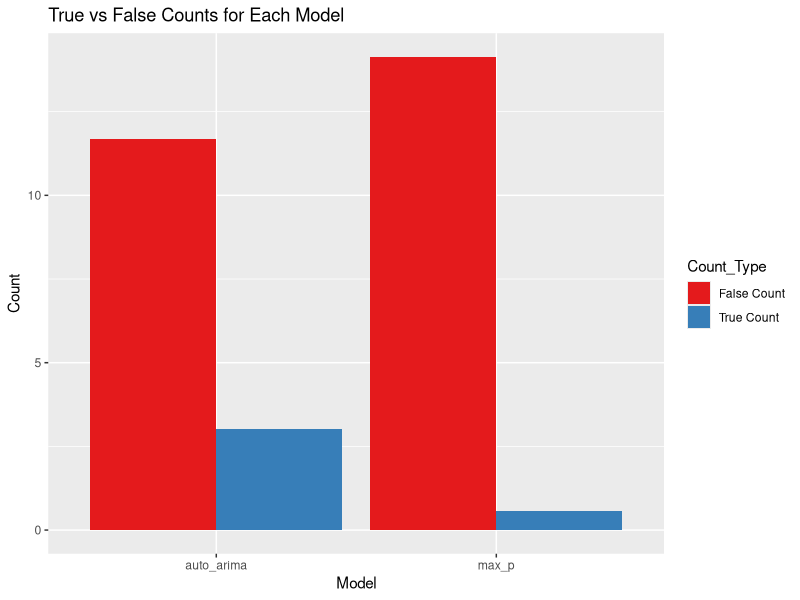
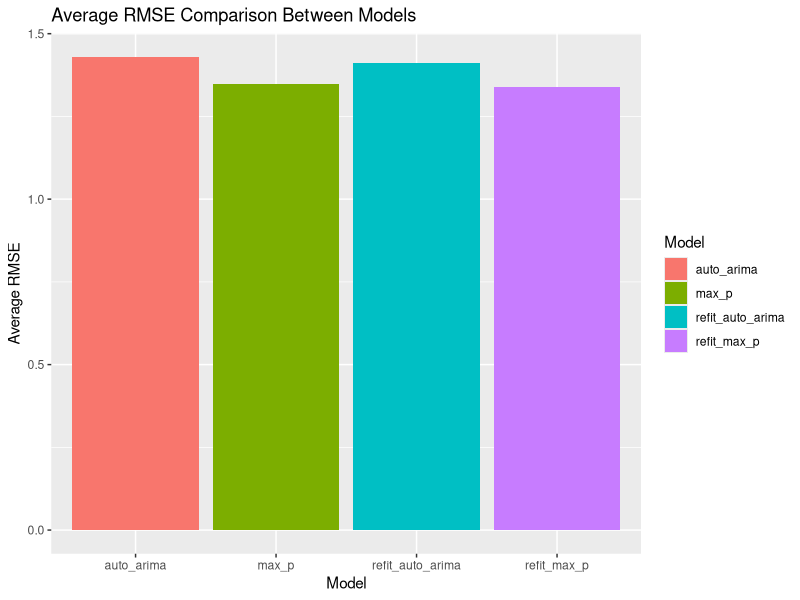
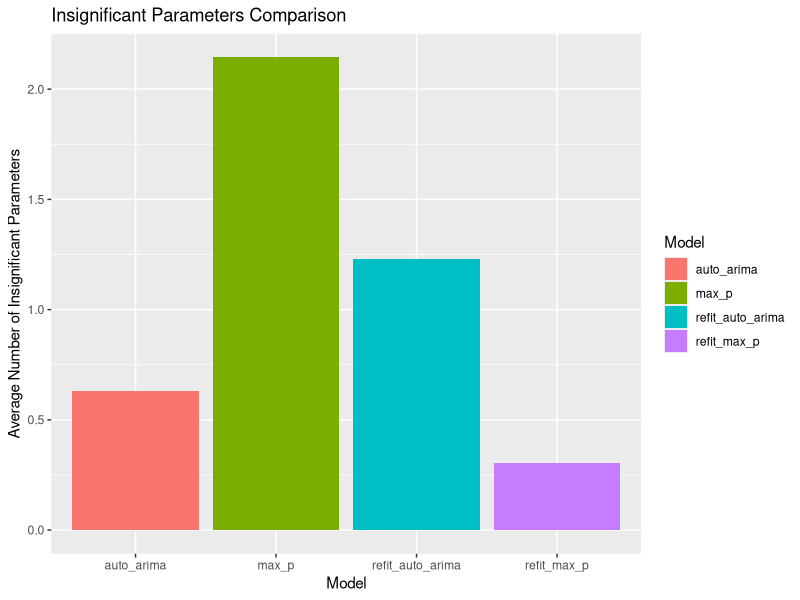
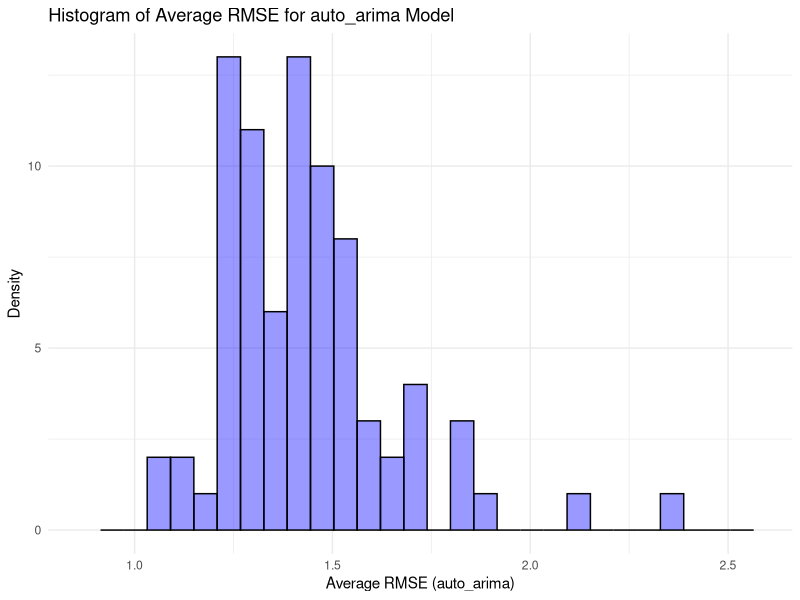
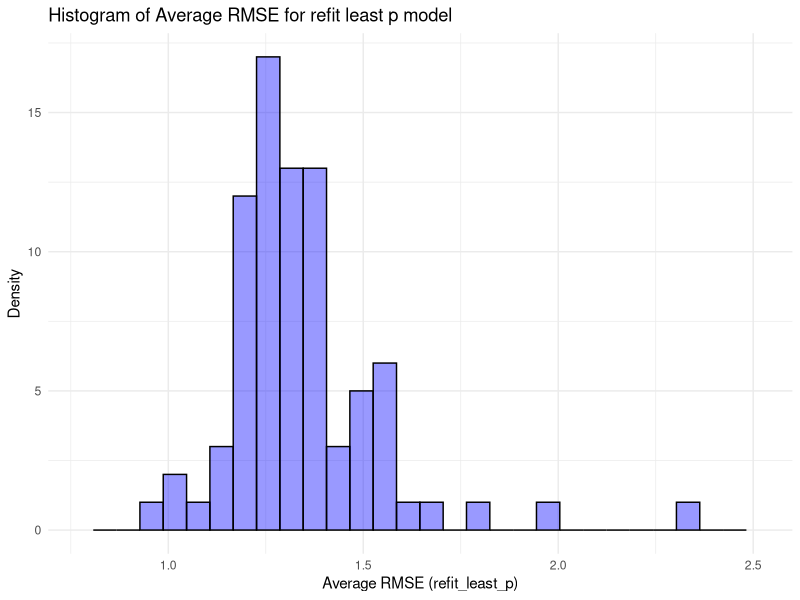
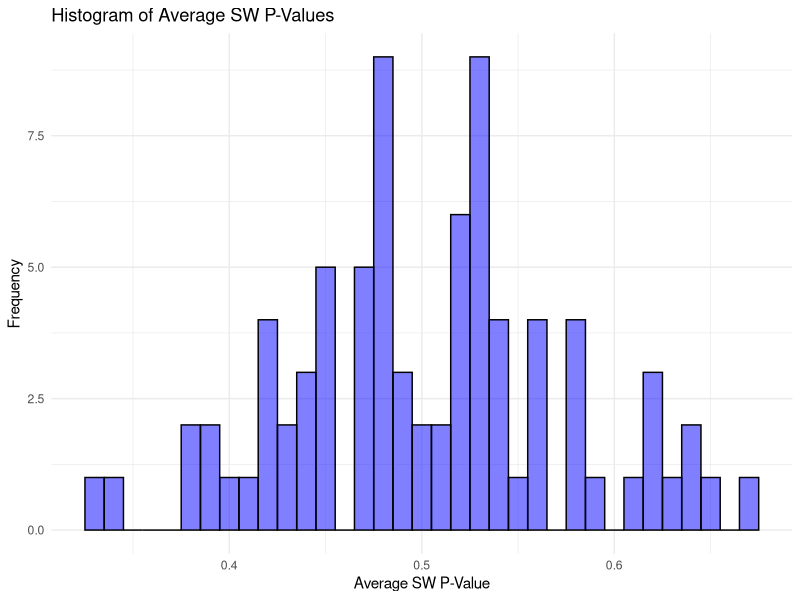
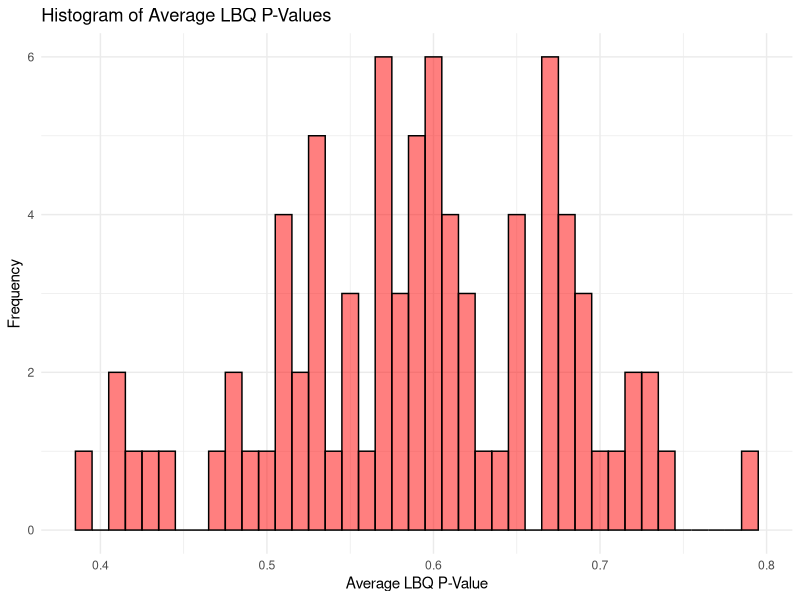
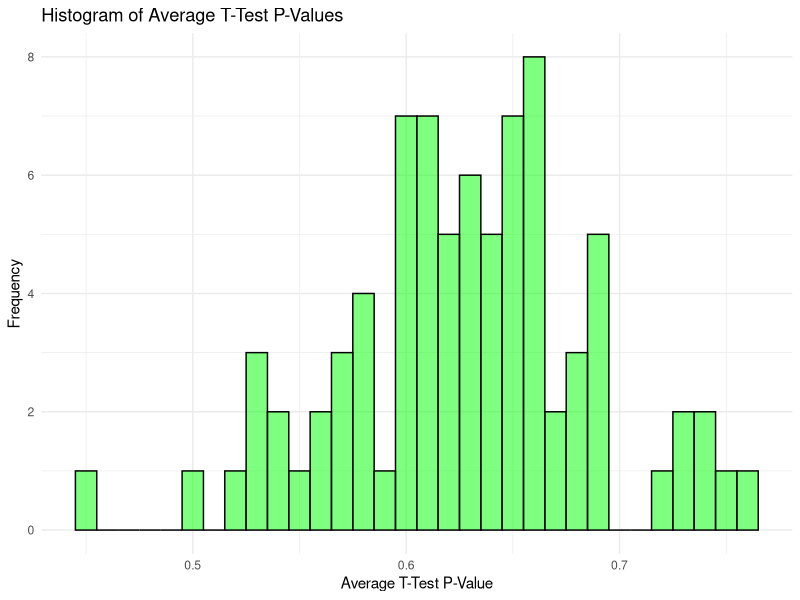

Write R code to recreate these figures, in order.
library(dplyr)
library(ggplot2)
rm(list = ls())

data <- read.csv("Week 1+/output_4.csv")
# Convert columns to numeric
data$auto_arima_true_count <- as.numeric(as.character(data$auto_arima_true_count))
data$auto_arima_false_count <- as.numeric(as.character(data$auto_arima_false_count))

data$least_p_true_count <- as.numeric(as.character(data$least_p_true_count))
data$least_p_false_count <- as.numeric(as.character(data$least_p_false_count))


data$refit_avg_rmse_least_p_model <- as.numeric(as.character(data$refit_avg_rmse_least_p_model))
data$avg_rmse_least_p_model_values <- as.numeric(as.character(data$avg_rmse_least_p_model_values))

data$refit_avg_rmse_auto_arima <- as.numeric(as.character(data$refit_avg_rmse_auto_arima))
data$avg_rmse_auto_arima_model <- as.numeric(as.character(data$avg_rmse_auto_arima_model))

data$refit_avg_insig_params_least_p_model <- as.numeric(as.character(data$refit_avg_insig_params_least_p_model))
# print(paste("refit_avg_insig_params_least_p_model", data$refit_avg_insig_params_least_p_model))
avg_refit_insig_params_least_p_model <- mean(data$refit_avg_insig_params_least_p_model, na.rm = TRUE)
# print(paste("avg_refit_insig_params_least_p_model", avg_refit_insig_params_least_p_model))
data$avg_insig_params_least_p_model <- as.numeric(as.character(data$avg_insig_params_least_p_model))

data$refit_avg_insig_params_auto_arima_model <- as.numeric(as.character(data$refit_avg_insig_params_auto_arima_model))
# print(paste("refit_avg_insig_params_auto_arima_model", data$refit_avg_insig_params_auto_arima_model))
data$avg_insig_params_auto_arima_model <- as.numeric(as.character(data$avg_insig_params_auto_arima_model))

data$avg_sw_p_value <- as.numeric(as.character(data$avg_sw_p_value))
data$avg_lbq_p_value <- as.numeric(as.character(data$avg_lbq_p_value))
data$avg_t_test_p_value <- as.numeric(as.character(data$avg_t_test_p_value))
data$avg_validation_score <- as.numeric(as.character(data$avg_validation_score))


# summary(data)
true_false_counts <- data.frame(
  Model = c("auto_arima", "max_p"),
  True_Count = c(mean(data$auto_arima_true_count), mean(data$least_p_true_count)),
  False_Count = c(mean(data$auto_arima_false_count), mean(data$least_p_false_count))
)

print(true_false_counts)
# Average True Counts for each model
avg_true_auto_arima <- mean(data$auto_arima_true_count, na.rm = TRUE)
avg_true_least_p <- mean(data$least_p_true_count, na.rm = TRUE)

# Average False Counts for each model
avg_false_auto_arima <- mean(data$auto_arima_false_count, na.rm = TRUE)
avg_false_least_p <- mean(data$least_p_false_count, na.rm = TRUE)

# Average RMSE for each model
avg_rmse_auto_arima <- mean(data$avg_rmse_auto_arima_model, na.rm = TRUE)
avg_rmse_least_p <- mean(data$avg_rmse_least_p_model_values, na.rm = TRUE)

refit_avg_rmse_auto_arima <- mean(data$refit_avg_rmse_auto_arima, na.rm = TRUE)
refit_avg_rmse_least_p <- mean(data$refit_avg_rmse_least_p_model, na.rm = TRUE)

# Average Number of Insignificant Parameters for each model
avg_insig_params_auto_arima <- mean(data$avg_insig_params_auto_arima_model, na.rm = TRUE)
avg_insig_params_least_p <- mean(data$avg_insig_params_least_p_model, na.rm = TRUE)

refit_avg_insig_params_auto_arima <- mean(data$refit_avg_insig_params_auto_arima_model, na.rm = TRUE)
refit_avg_insig_params_least_p <- mean(data$refit_avg_insig_params_least_p_model , na.rm = TRUE)

counts_df <- data.frame(
  Model = rep(c("auto_arima", "max_p"), each = 2),
  Count_Type = rep(c("True Count", "False Count"), 2),
  Count = c(avg_true_auto_arima, avg_false_auto_arima, avg_true_least_p, avg_false_least_p)
)

ggplot(counts_df, aes(x = Model, y = Count, fill = Count_Type)) +
  geom_bar(stat = "identity", position = position_dodge()) +
  labs(x = "Model", y = "Count", title = "True vs False Counts for Each Model") +
  scale_fill_brewer(palette = "Set1")


# Prepare data for plotting
rmse_df <- data.frame(
  Model = c("auto_arima", "max_p", 'refit_auto_arima', 'refit_max_p'),
  Avg_RMSE = c(avg_rmse_auto_arima, avg_rmse_least_p, refit_avg_rmse_auto_arima, refit_avg_rmse_least_p)
)
print(rmse_df)
# Plot
ggplot(rmse_df, aes(x = Model, y = Avg_RMSE, fill = Model)) +
  geom_bar(stat = "identity", position = position_dodge()) +
  labs(x = "Model", y = "Average RMSE", title = "Average RMSE Comparison Between Models")


# Prepare data for plotting
insig_params_df <- data.frame(
  Model = c("auto_arima", "max_p", "refit_auto_arima", "refit_max_p"),
  Avg_Insignificant_Params = c(avg_insig_params_auto_arima, avg_insig_params_least_p, refit_avg_insig_params_auto_arima, refit_avg_insig_params_least_p)
)
print(insig_params_df)

# Plot
ggplot(insig_params_df, aes(x = Model, y = Avg_Insignificant_Params, fill = Model)) +
  geom_bar(stat = "identity", position = position_dodge()) +
  labs(x = "Model", y = "Average Number of Insignificant Parameters", title = "Insignificant Parameters Comparison")


# histogram plot
# Histogram for avg_rmse_auto_arima_model
	ggplot(data, aes(x = avg_rmse_auto_arima_model)) +
  geom_histogram(fill = "blue", color = "black", alpha = 0.4) +
  labs(x = "Average RMSE (auto_arima)", y = "Density", title = "Histogram of Average RMSE for auto_arima Model") +
  xlim(min(data$avg_rmse_auto_arima_model)-0.2, max(data$avg_rmse_auto_arima_model)+0.2) +
  theme_minimal() +
  theme(legend.position = "none")

ggplot(data, aes(x = refit_avg_rmse_least_p_model)) +
  geom_histogram(fill = "blue", color = "black", alpha = 0.4) +
  labs(x = "Average RMSE (refit_least_p)", y = "Density", title = "Histogram of Average RMSE for refit least p model") +
  xlim(min(data$refit_avg_rmse_least_p_model)-0.2, max(data$refit_avg_rmse_least_p_model)+0.2) +
  theme_minimal() +
  theme(legend.position = "none")

# Histograms for p-values
ggplot(data, aes(x = avg_sw_p_value)) +
  geom_histogram(binwidth = 0.01, fill = "blue", color = "black", alpha = 0.5) +
  labs(x = "Average SW P-Value", y = "Frequency", title = "Histogram of Average SW P-Values") +
  theme_minimal()

ggplot(data, aes(x = avg_lbq_p_value)) +
  geom_histogram(binwidth = 0.01, fill = "red", color = "black", alpha = 0.5) +
  labs(x = "Average LBQ P-Value", y = "Frequency", title = "Histogram of Average LBQ P-Values") +
  theme_minimal()

ggplot(data, aes(x = avg_t_test_p_value)) +
  geom_histogram(binwidth = 0.01, fill = "green", color = "black", alpha = 0.5) +
  labs(x = "Average T-Test P-Value", y = "Frequency", title = "Histogram of Average T-Test P-Values") +
  theme_minimal()

# Bar plot for average validation score
data$avg_validation_score_percent <- data$avg_validation_score * 100
# print(data$avg_validation_score)
# ggplot(data, aes(x = as.factor(row.names(data)), y = avg_validation_score_percent)) +
#   geom_bar(stat = "identity", fill = "purple") +
#   labs(x = "Test number", y = "Average % of validadted models (%)", title = "Average number of validated models as a Percentage for Each Test") +
#   theme_minimal() +
#   theme(axis.text.x = element_text(angle = 90, vjust = 0.5, hjust=1))

data$mean_avg_validation_score <- mean(data$avg_validation_score, na.rm = TRUE)
ggplot(data, aes(x = as.factor(row.names(data)), y = avg_validation_score_percent)) +
  geom_bar(stat = "identity", fill = "purple") +
  geom_hline(yintercept = data$mean_avg_validation_score * 100, color = "red", linetype = "dashed") +
  labs(x = "Test number", y = "Average % of validadted models (%)", title = "Average number of validated models as a Percentage for Each Test") +
  theme_minimal() +
  theme(axis.text.x = element_text(angle = 90, vjust = 0.5, hjust=1))

# Calculate IQR
# Q1 <- quantile(data$refit_avg_rmse_least_p_model, 0.25)
# Q3 <- quantile(data$refit_avg_rmse_least_p_model, 0.75)
# IQR <- Q3 - Q1
#
# # Define bounds
# lower_bound <- Q1 - 1.5 * IQR
# upper_bound <- Q3 + 1.5 * IQR
#
# # Extract outliers
# outliers <- data$refit_avg_rmse_least_p_model[data$refit_avg_rmse_least_p_model < lower_bound | data$refit_avg_rmse_least_p_model > upper_bound]
#
# # Print outliers
# outliers
#
# # Calculate IQR for avg_rmse_auto_arima_model
# Q1_auto_arima <- quantile(data$avg_rmse_auto_arima_model, 0.25)
# Q3_auto_arima <- quantile(data$avg_rmse_auto_arima_model, 0.75)
# IQR_auto_arima <- Q3_auto_arima - Q1_auto_arima
#
# # Define bounds for outliers
# lower_bound_auto_arima <- Q1_auto_arima - 1.5 * IQR_auto_arima
# upper_bound_auto_arima <- Q3_auto_arima + 1.5 * IQR_auto_arima
#
# # Extract outliers for avg_rmse_auto_arima_model
# outliers_auto_arima <- data$avg_rmse_auto_arima_model[data$avg_rmse_auto_arima_model < lower_bound_auto_arima | data$avg_rmse_auto_arima_model > upper_bound_auto_arima]
#
# # Print outliers for avg_rmse_auto_arima_model
# outliers_auto_arima

#
# ggplot(data) +
#   geom_histogram(aes(x = avg_rmse_auto_arima_model), binwidth = 0.05, fill = "blue", alpha = 0.5) +
#   geom_histogram(aes(x = avg_rmse_least_p_model_values), binwidth = 0.05, fill = "red", alpha = 0.5) +
#   labs(x = "Average Number of Insignificant Parameters", y = "Frequency",
#        title = "Overlay of Histograms for avg_rmse_least_p and avg_rmse_auto_arima_model") +
#   theme_minimal()




# Histogram for the average number of insignificant parameters
# ggplot(data, aes(x = avg_insig_params_auto_arima_model)) +
#   geom_histogram(binwidth = 0.1, fill = "blue", color = "black") +
#   labs(x = "Average Number of Insignificant Parameters for auto arima", y = "Frequency",
#        title = "Distribution of Average Number of Insignificant Parameters") +
#   theme_minimal()


# Histogram for the average number of insignificant parameters
# ggplot(data, aes(x = avg_insig_params_least_p_model)) +
#   geom_histogram(binwidth = 0.07, fill = "blue", color = "black") +
#   labs(x = "Average Number of Insignificant Parameters for least p", y = "Frequency",
#        title = "Distribution of Average Number of Insignificant Parameters") +
#   theme_minimal()
#
# ggplot(data) +
#   geom_histogram(aes(x = avg_insig_params_least_p_model), binwidth = 0.095, fill = "blue", alpha = 0.5) +
#   geom_histogram(aes(x = avg_insig_params_auto_arima_model), binwidth = 0.095, fill = "red", alpha = 0.5) +
#   labs(x = "Average Number of Insignificant Parameters ", y = "Frequency",
#        title = "Overlay of Histograms for avg_insig_params_least_p_model and avg_insig_params_auto_arima_model") +
#   theme_minimal()
